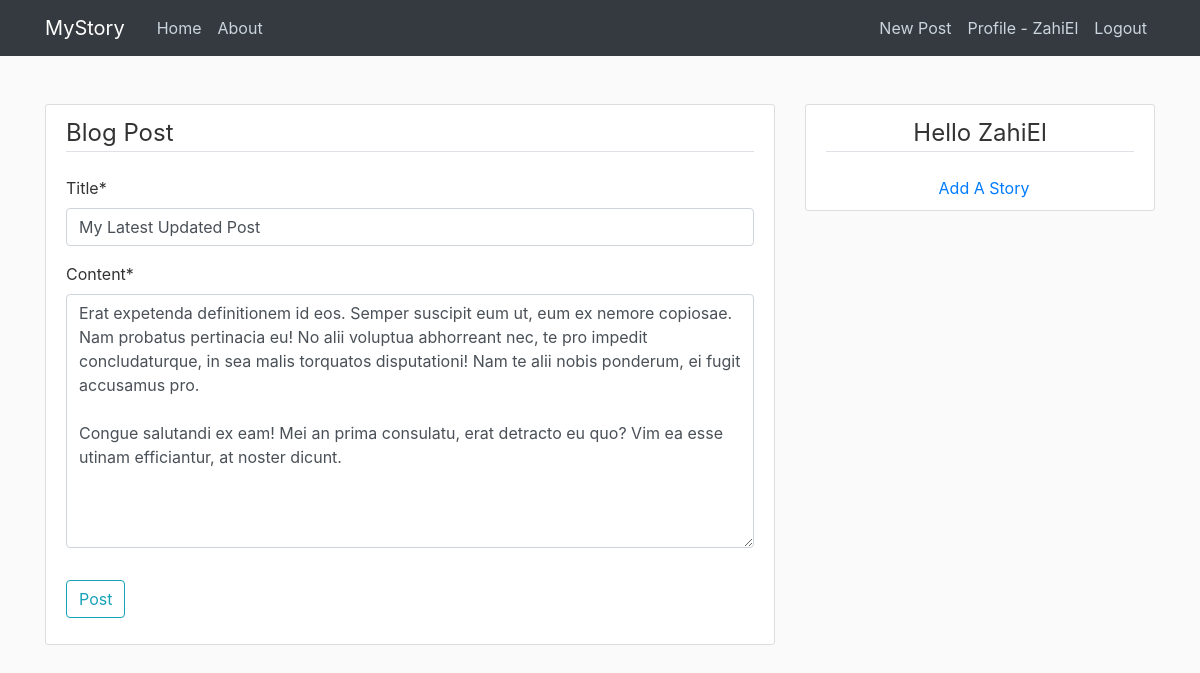
Screenshot of /post/28/update (signed in) with the database file from the repository.
### blog/models.py (models this page shows, shortened)
class Post(models.Model):
    title = models.CharField(max_length=100)
    content = models.TextField()
    date_posted = models.DateTimeField(default=timezone.now)
    author = models.ForeignKey(User, on_delete=models.CASCADE)

### blog/views.py (the view, shortened to what this page needs)
# urls.py: path('post/<int:pk>/update', PostUpdateView.as_view(), name='post-update'),
class PostUpdateView(LoginRequiredMixin, UserPassesTestMixin, UpdateView):
    model = Post
    fields = ['title', 'content']
    def test_func(self):
        post = self.get_object()
        if self.request.user == post.author:
            return True
        return False

### blog/templates/blog/post_form.html (shortened to what this page needs)
{% extends "blog/base.html" %}
 {% load crispy_forms_tags %}
 {% block content %}
<div class="content-section">
    <form method="POST">
        <fieldset class="form-group">
            <legend class="border-bottom mb-4">Blog Post</legend>
            {{ form|crispy }}
        </fieldset>
        <div class="form-group">
            <button class="btn btn-outline-info" type="submit">Post</button>
        </div>
    </form>
</div>
{% endblock content %}

### blog/templates/blog/base.html (shortened to what this page needs)
﻿{% load static %}
<!DOCTYPE html>
<html>
<head>
    <link rel="stylesheet" href="https://maxcdn.bootstrapcdn.com/bootstrap/4.0.0/css/bootstrap.min.css">
    <link rel="stylesheet" type="text/css" href="{% static 'blog/main.css' %}">
</head>
<body>
    <header class="site-header">
        <nav class="navbar navbar-expand-md navbar-dark bg-dark fixed-top">
            <div class="container">
                <a class="navbar-brand mr-4" href="{% url 'blog-home' %}">MyStory</a>
                <div class="collapse navbar-collapse" id="navbarToggle">
                    <div class="navbar-nav mr-auto">
                        <a class="nav-item nav-link" href="{% url 'blog-home' %}">Home</a>
                        <a class="nav-item nav-link" href="{% url 'blog-about' %}">About</a>
                    </div>
                    <div class="navbar-nav">
                        {% if user.is_authenticated %}
                        <a class="nav-item nav-link" href="{% url 'post-create' %}">New Post</a>
                        <a class="nav-item nav-link" href="{% url 'profile' %}">Profile - {{user.username}}</a>
                        <a class="nav-item nav-link" href="{% url 'logout' %}">Logout</a>
                        {% else %}
                        <a class="nav-item nav-link" href="{% url 'login' %}">Login</a>
                        <a class="nav-item nav-link" href="{% url 'register' %}">Register</a>
                        {% endif %}
                    </div>
                </div>
            </div>
        </nav>
    </header>
    <main role="main" class="container">
        <div class="row">
            <div class="col-md-8">
                {% block content %}{% endblock %}
            </div>
            <div class="col-md-4">
                <div class="content-section" style="text-align:center">
                    <legend class="border-bottom mb-4">Hello {{ user.username }}</legend>
                    <a class="ml-2" href="{% url 'post-create' %}">Add A Story </a>
                </div>
            </div>
        </div>
    </main>
</body>
</html>

### blog/static/blog/main.css (style rules this page uses)
body { background: #fafafa; color: #333333; margin-top: 5rem; }
.site-header .navbar-nav .nav-link { color: #cbd5db; }
.content-section { background: #ffffff; padding: 10px 20px; border: 1px solid #dddddd; border-radius: 3px; margin-bottom: 20px; }

### rows the page displays
Post: title "My Latest Updated Post", content "Erat expetenda definitionem id eos. Semper suscipit eum ut, eum ex nemore copiosae. Nam probatus pertinacia eu! No alii voluptua abhorreant nec, te pro impedit concludaturque, in sea malis torquatos disputationi! Nam te alii nobis ponderum, ei fugit accusamus pro. Congue salutandi ex eam! Mei an prima consulatu, erat detracto eu quo? Vim ea esse utinam efficiantur, at noster dicunt."

### other values shown
{{ user.username }} "ZahiEl"
